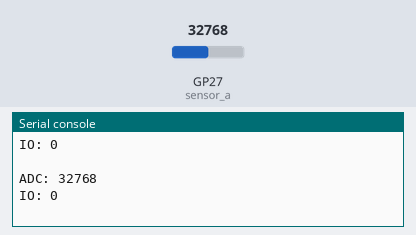
Bench run of a program on a simulated Raspberry Pi Pico running MicroPython. On the bench: the last lines printed to the serial console. The test bench sets the inputs (shaded band); at power-on: GP27 (sensor_a) = 32768 (analog values on the 0–65535 scale).

Above: at 1.2 s.
1.3 s: GP27 (sensor_a) set to 45874
At 1.31 s:
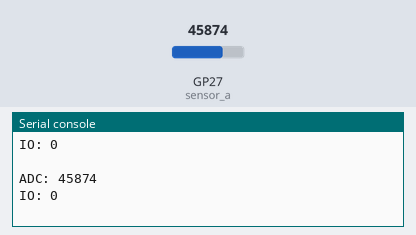
2.8 s: GP27 (sensor_a) set to 57670
At 4.62 s:
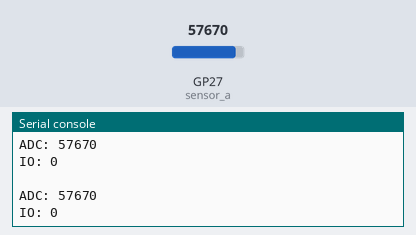
Timing chart, 0 to 6.1 s (numbered marks = the images above; inputs shaded):
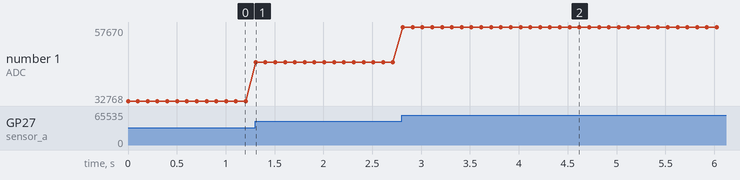

The program:

PB-04-3-10-ElKo-Ger_uscherkennung_mit_KY-037.py
```python
#==========================================================================
#
# PB-4-3-10-ElKo-Geräuscherkennung mit KY-037.py
#
# 1 KY-037 Hochempfindliches Mikrofon
#
#==========================================================================
#
# Bibliotheken laden
from machine import Pin, ADC
from time import sleep

# Initialisierung des ADC0 (GPIO26)
sensor_a = ADC(1)

# Initialisierung von GPIO22 als Eingang
sensor_d = Pin(5, Pin.IN)

# Wiederholung (Endlos-Schleife)
while True:
    value_a = sensor_a.read_u16()
    print('ADC:', value_a)
    value_d = sensor_d.value()
    print('IO:', value_d)
    print()
    sleep(0.1)
```

Measured:
- after the input at 1.3 s, the serial console: prints a new line at once (image 1)
- after the input at 2.8 s, the serial console: prints a new line at once (image 2)
- plotted number 1: 32768 → 45874 after the input at 1.3 s, 45874 → 57670 after the input at 2.8 s
